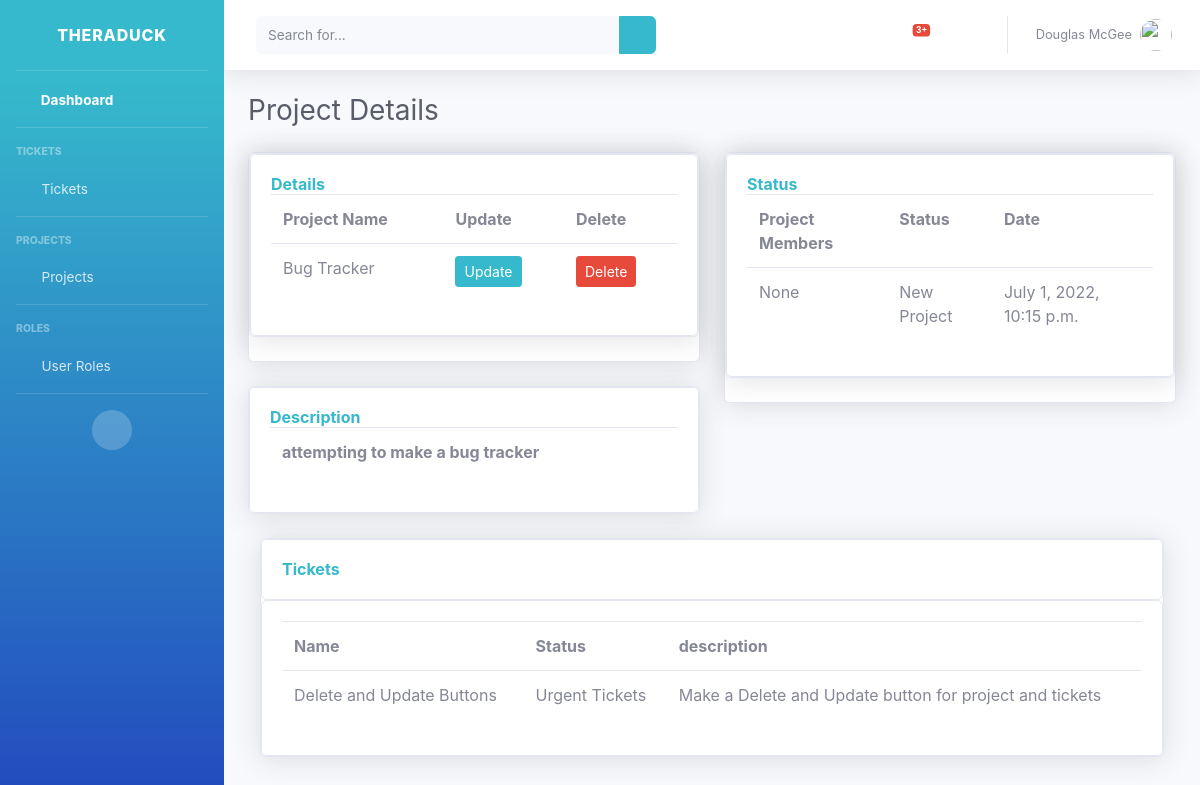
The page /project_details/1/ on the database as committed earlier.
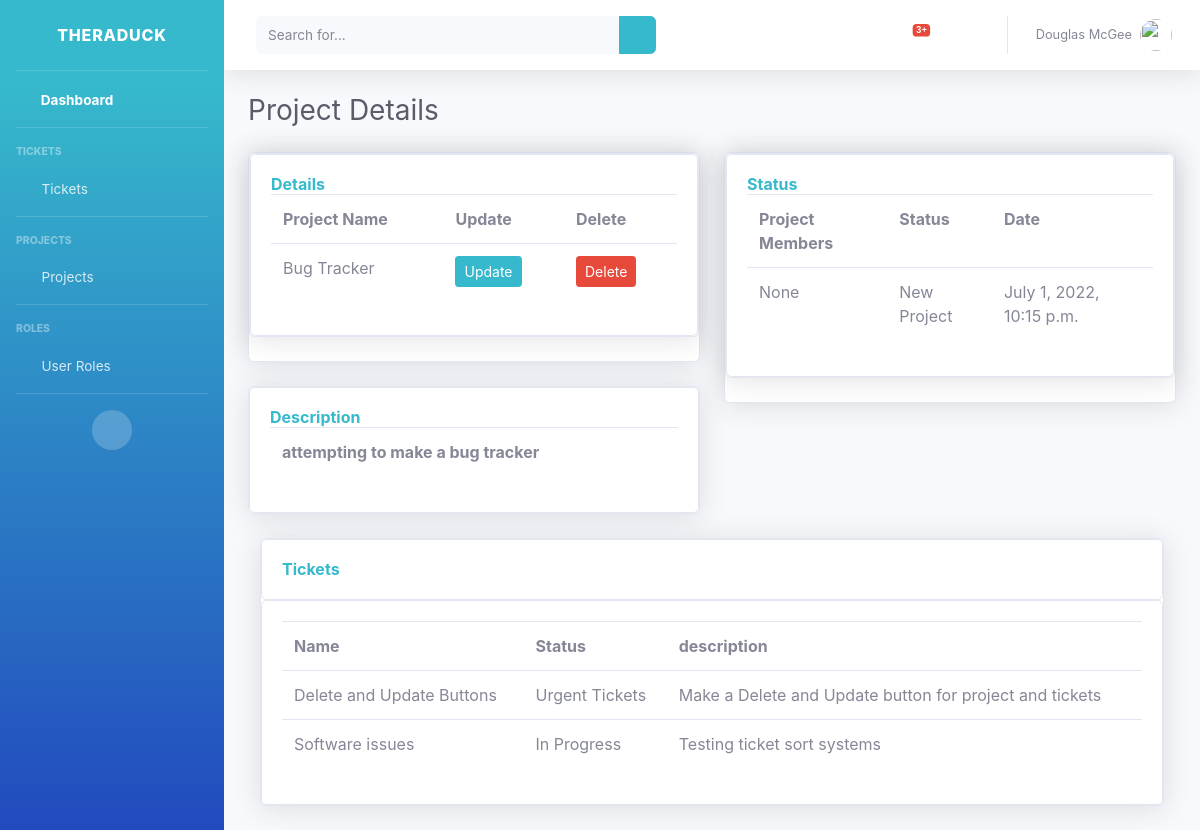
The same page on the database as committed later.
### accounts/models.py (models this page shows, shortened)
class Ticket(models.Model):
    name = models.CharField(max_length=500, null=True)
    description = models.CharField(max_length=500, null=True)
    STATUS = (
            ('New Tickets', 'New Tickets'),
            ('In Progress', 'In Progress'),
            ('Urgent Tickets', 'Urgent Tickets'),
            ('Resolved', 'Resolved'),
                )
    member = models.ForeignKey(Member, null=True, on_delete=models.SET_NULL)
    project = models.ForeignKey(Project, null=True, on_delete=models.SET_NULL)
    status = models.CharField(max_length=500, null=True, choices=STATUS)
    date_created = models.DateTimeField(auto_now_add=True, null=True)

### accounts/views.py (the view)
# urls.py: path('project_details/<str:pk>/', views.project_details, name="project_details"),
def project_details(request, pk):
    project_details = Project.objects.get(id=pk)
    tickets = project_details.ticket_set.all()
    context = {'project_details': project_details, 'tickets': tickets}
    return render(request, 'accounts/project_details.html', context)

### accounts/templates/accounts/project_details.html (shortened to what the changed rows need)
{% load static %}
<!DOCTYPE html>
<html lang="en">
<head>
    <link href="{% static 'vendor/fontawesome-free/css/all.min.css' %}" rel="stylesheet" type="text/css">
    <link href="{% static 'css/sb-admin-2.min.css' %}" rel="stylesheet">
</head>
<body id="page-top">
    <div id="wrapper">
                <div id="content-wrapper" class="d-flex flex-column">
                    <div id="content">
                <div class="container-fluid">
                    <h1 class="h3 mb-4 text-gray-800">Project Details</h1>
                    <div class="row">
                        <div class="col-lg-6">
                            <div class="card shadow mb-4">
                                <div class="card shadow mb-4">
                                    <div class="card card-body">
                                        <table class="table">
                                            <tr>
                                                <th>Project Name</th>
                                                <th>Update</th>
                                                <th>Delete</th>
                                            </tr>
                                        </table>
                                    </div>
                                </div>
                            </div>
                            <div class="card shadow mb-4">
                                <div class="card card-body">
                                    <table class="table">
                                            <tr>
                                                <th>{{project_details.description}}</th>
                                            </tr>
                                    </table>
                                </div>
                            </div>
                        </div>
                        <div class="col-lg-6">
                            <div class="card shadow mb-4">
                                <div class="card shadow mb-4">
                                    <div class="card card-body">
                                        <table class="table">
                                            <tr>
                                                <th>Project Members</th>
                                                <th>Status</th>
                                                <th>Date</th>
                                            </tr>
                                        </table>
                                    </div>
                                </div>
                            </div>
                        </div>
                        <div class="container">
                            <div class="row">
                                    <div class="col-xl-13 col-lg-12">
                                            <div class="card shadow mb-4">
                                                <div class="row">
                                                    <div class="col-md">
                                                        <div class="card card-body">
                                                            <table class="table">
                                                                <tr>
                                                                    <th>Name</th>
                                                                    <th>Status</th>
                                                                    <th>description</th>
                                                                </tr>
                                                                {% for ticket in tickets %}
                                                                    <tr>
                                                                        <td>{{ticket.name}}</td>
                                                                        <td>{{ticket.status}}</td>
                                                                        <td>{{ticket.description}}</td>
                                                                    </tr>
                                                                {% endfor %}
                                                            </table>
                                                        </div>
                                                    </div>
                                                </div>
                                            </div>
                                    </div>
                            </div>
                        </div>
                    </div>
                </div>
    </div>
</body>
</html>

Rows that differ between the two databases and show on the page:
added Ticket: name "Software issues", status "In Progress", description "Testing ticket sort systems"
